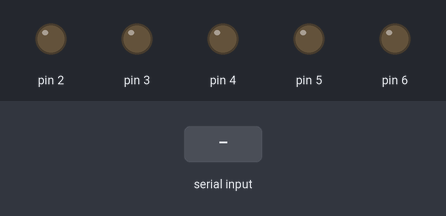
The sketch below on a simulated Arduino Uno, built with avr-gcc and run on an emulated ATmega328P. On the bench: output pins drawn as LEDs (lit = HIGH). Inputs (shaded band) come from the test bench.

Above: at 1.2 s.
1.3 s: "1" received over Serial
At 2.0 s:
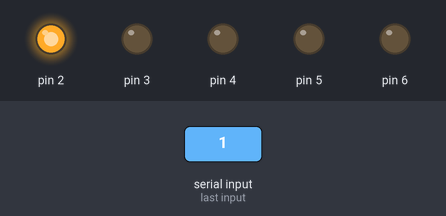
2.8 s: "2" received over Serial
At 3.2 s:
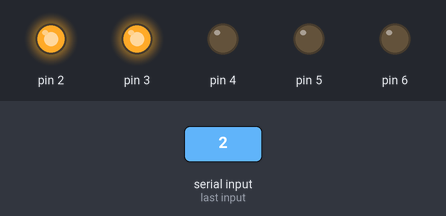
4.3 s: "3" received over Serial
At 5.5 s:
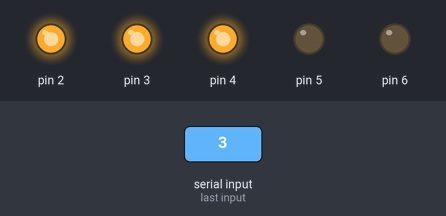
5.8 s: "4" received over Serial
At 6.7 s:
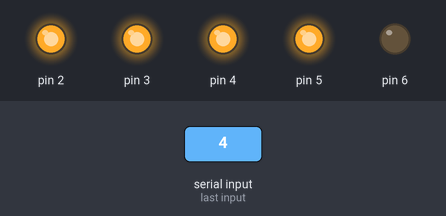
7.3 s: "5" received over Serial
At 7.8 s:
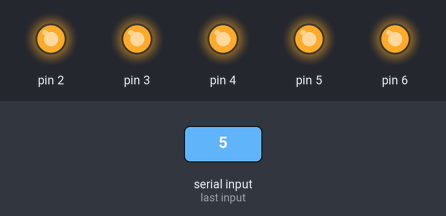
8.8 s: "7" received over Serial
At 10.1 s:
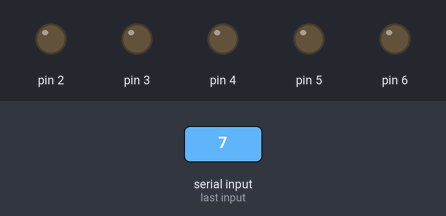
Timing chart, 0 to 11.3 s (numbered marks = the images above; inputs shaded):
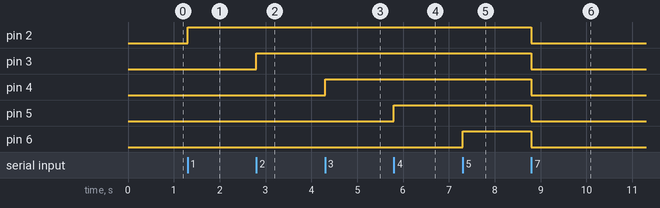

The sketch:

18_11_10_Serial.ino
```cpp
int a = 0;
void setup() {
  // put your setup code here, to run once:
  pinMode(2, OUTPUT);
  pinMode(3, OUTPUT);
  pinMode(4, OUTPUT);
  pinMode(5, OUTPUT);
  pinMode(6, OUTPUT);
  Serial.begin(9600);
}

void loop() {
  // put your main code here, to run repeatedly:
  if(Serial.available() > 0)
{
  a = Serial.read();
   }
   if(a == '1')
{
  digitalWrite(2,HIGH);
  digitalWrite(3,LOW);
  digitalWrite(4,LOW);
  digitalWrite(5,LOW);
  digitalWrite(6,LOW);

   }
  else if(a == '2')
{
  digitalWrite(2,HIGH);
  digitalWrite(3,HIGH);
  digitalWrite(4,LOW);
  digitalWrite(5,LOW);
  digitalWrite(6,LOW);

   }
   else if(a == '3')
{
  digitalWrite(2,HIGH);
  digitalWrite(3,HIGH);
  digitalWrite(4,HIGH);
  digitalWrite(5,LOW);
  digitalWrite(6,LOW);

   }
   else if(a == '4')
{
  digitalWrite(2,HIGH);
  digitalWrite(3,HIGH);
  digitalWrite(4,HIGH);
  digitalWrite(5,HIGH);
  digitalWrite(6,LOW);

   }
   else if(a == '5')
{
  digitalWrite(2,HIGH);
  digitalWrite(3,HIGH);
  digitalWrite(4,HIGH);
  digitalWrite(5,HIGH);
  digitalWrite(6,HIGH);

   }
   else if(a == '7')
{
  digitalWrite(2,LOW);
  digitalWrite(3,LOW);
  digitalWrite(4,LOW);
  digitalWrite(5,LOW);
  digitalWrite(6,LOW);

   }
}
```

Measured:
- after the input at 1.3 s, pin 2: LOW → HIGH at once
- after the input at 2.8 s, pin 3: LOW → HIGH at once
- after the input at 4.3 s, pin 4: LOW → HIGH at once
- after the input at 5.8 s, pin 5: LOW → HIGH at once
- after the input at 7.3 s, pin 6: LOW → HIGH at once
- after the input at 8.8 s, pin 2–6: HIGH → LOW at once
